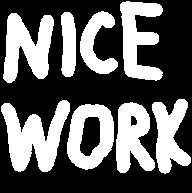
%> input picture 3D vision/7-14040829/Images/23.bmp, 192 x 193 px
$ octave Test3.m   (GNU Octave 9; MATLAB toolbox functions it lacks are replaced by stand-ins)
%> lines starting %> are read from the running program, lines starting %| are printed output that depends on the picture; in (x1, y1, x2, y2) boxes, pixels count from 0 and x2, y2 are one past the last pixel; in counts of white or black regions, pixels touching at a corner belong together; the program's own positions count from 1
% Written By Sajad Farokhi, IAUN, Dec. 2016
% Email: sajjad_farokhi@yahoo.com
% Internal boundary

clc
clear
close all


bw = imread('23.bmp');
%> bw: size 193x192 logical; 38.7% white; 8 white regions, largest, box (x1, y1, x2, y2) and area: (1, 100, 70, 172) 2708, (3, 13, 54, 83) 2186, (120, 1, 163, 81) 1980
se = strel('square', 3); %Square SE%

re=imerode(bw,se);
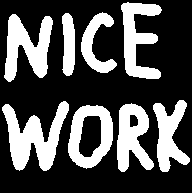
%> re: size 193x192 logical; 31.8% white; 8 white regions, largest, box (x1, y1, x2, y2) and area: (2, 101, 69, 171) 2260, (4, 14, 53, 82) 1818, (121, 2, 162, 79) 1631
rd=imdilate(bw,se);
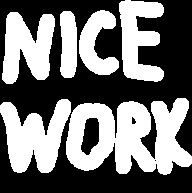
%> rd: size 193x192 logical; 45.6% white; 6 white regions, box (x1, y1, x2, y2) and area: (66, 98, 192, 175) 6409, (0, 99, 71, 173) 3157, (2, 12, 55, 84) 2559, (119, 0, 164, 82) 2337, (79, 10, 119, 75) 1447, (60, 11, 77, 78) 1003

B_Int=bw&~re;
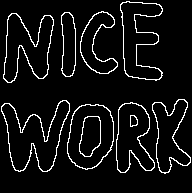
%> B_Int: size 193x192 logical; 6.9% white in thin lines or dots, all inside (x1, y1, x2, y2) = (1, 1, 191, 174)
B_ext=rd&~bw;
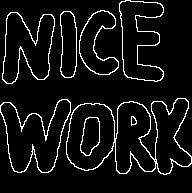
%> B_ext: size 193x192 logical; 7% white in thin lines or dots
B_grad=rd&~re;
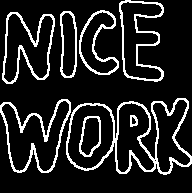
%> B_grad: size 193x192 logical; 13.8% white in thin lines or dots

%% Show results
subplot(2,4,1),imshow(bw),title('Original image');
subplot(2,4,2),imshow(re),title('imerode');
subplot(2,4,3),imshow(rd),title('imdilate');


set(gcf,'units','normalized','outerposition',[0 0 1 1])
subplot(2,4,5),imshow(bw),title('Original image');
subplot(2,4,6),imshow(B_Int),title('Internal Boundry');
subplot(2,4,7),imshow(B_ext),title('External Boundry');
subplot(2,4,8),imshow(B_grad),title('Morphological gradient');
